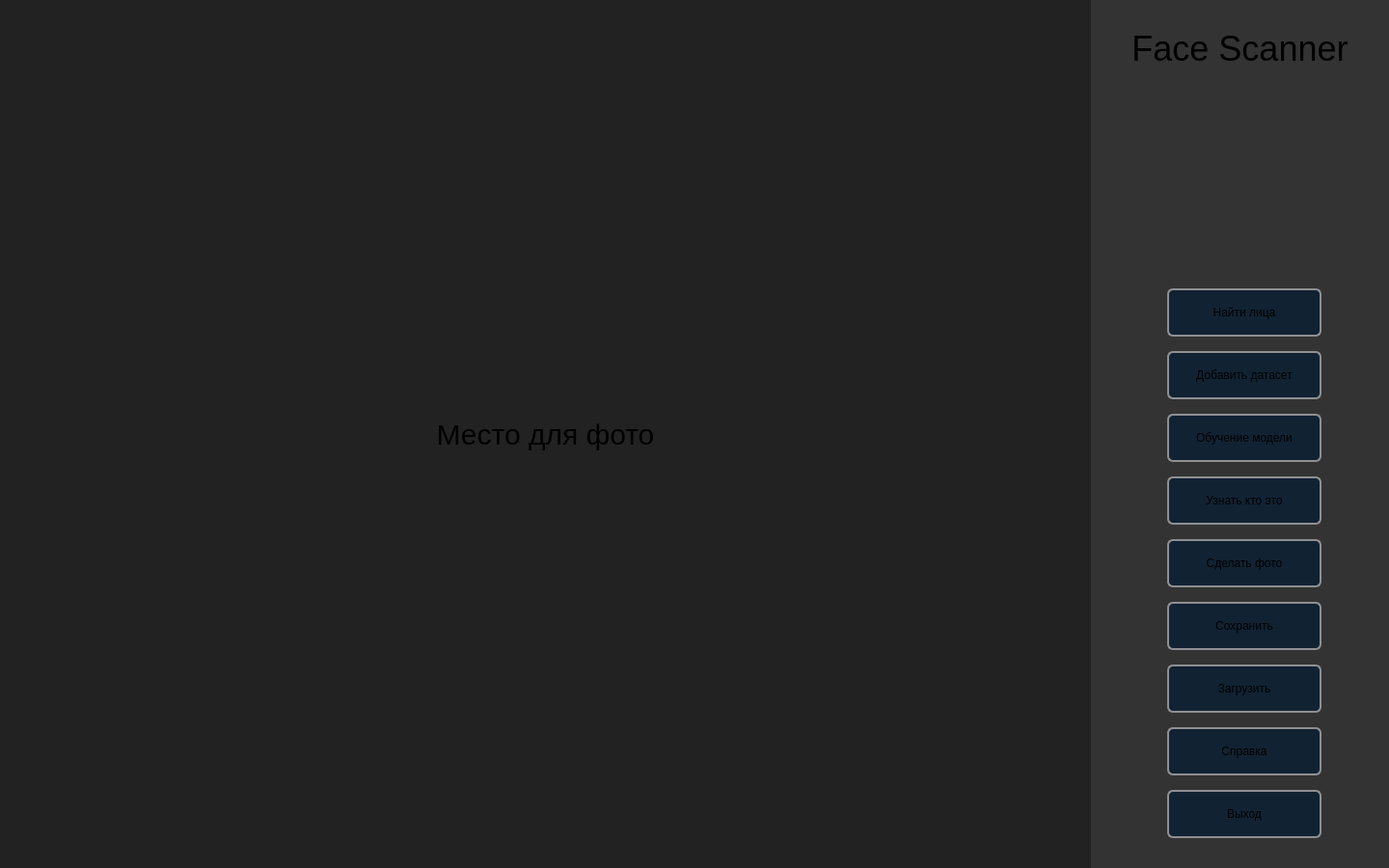
<?xml version="1.0" encoding="UTF-8"?>
<ui version="4.0">
 <class>MainWindow</class>
 <widget class="QMainWindow" name="MainWindow">
  <property name="geometry">
   <rect>
    <x>0</x>
    <y>0</y>
    <width>1440</width>
    <height>900</height>
   </rect>
  </property>
  <property name="windowTitle">
   <string>MainWindow</string>
  </property>
  <property name="autoFillBackground">
   <bool>false</bool>
  </property>
  <property name="styleSheet">
   <string notr="true">QPushButton {
     border: 2px solid #8f8f91;
     border-radius: 6px;
     background-color: #112233;
 }

QPushButton:hover {
    background-color: #334455
}

 QPushButton:pressed {
	 background-color: #332211;
 }

QLabel {
	background-color: #222222;
}

QMainWindow {
	background-color: #333333
}
</string>
  </property>
  <widget class="QWidget" name="centralwidget">
   <widget class="QLabel" name="display_image">
    <property name="geometry">
     <rect>
      <x>0</x>
      <y>0</y>
      <width>1131</width>
      <height>901</height>
     </rect>
    </property>
    <property name="styleSheet">
     <string notr="true">QLabel {
	font-size: 30px;
}</string>
    </property>
    <property name="text">
     <string>Место для фото</string>
    </property>
    <property name="alignment">
     <set>Qt::AlignCenter</set>
    </property>
   </widget>
   <widget class="QWidget" name="verticalLayoutWidget">
    <property name="geometry">
     <rect>
      <x>1210</x>
      <y>290</y>
      <width>160</width>
      <height>591</height>
     </rect>
    </property>
    <layout class="QVBoxLayout" name="verticalLayout">
     <item>
      <widget class="QPushButton" name="getAllFaces">
       <property name="minimumSize">
        <size>
         <width>0</width>
         <height>50</height>
        </size>
       </property>
       <property name="text">
        <string>Найти лица</string>
       </property>
      </widget>
     </item>
     <item>
      <widget class="QPushButton" name="addDataset">
       <property name="minimumSize">
        <size>
         <width>0</width>
         <height>50</height>
        </size>
       </property>
       <property name="text">
        <string>Добавить датасет</string>
       </property>
      </widget>
     </item>
     <item>
      <widget class="QPushButton" name="train">
       <property name="minimumSize">
        <size>
         <width>0</width>
         <height>50</height>
        </size>
       </property>
       <property name="text">
        <string>Обучение модели</string>
       </property>
      </widget>
     </item>
     <item>
      <widget class="QPushButton" name="recognize">
       <property name="minimumSize">
        <size>
         <width>0</width>
         <height>50</height>
        </size>
       </property>
       <property name="text">
        <string>Узнать кто это</string>
       </property>
      </widget>
     </item>
     <item>
      <widget class="QPushButton" name="makePhoto">
       <property name="minimumSize">
        <size>
         <width>0</width>
         <height>50</height>
        </size>
       </property>
       <property name="text">
        <string>Сделать фото</string>
       </property>
      </widget>
     </item>
     <item>
      <widget class="QPushButton" name="exportButton">
       <property name="minimumSize">
        <size>
         <width>0</width>
         <height>50</height>
        </size>
       </property>
       <property name="text">
        <string>Сохранить</string>
       </property>
      </widget>
     </item>
     <item>
      <widget class="QPushButton" name="loadButton">
       <property name="minimumSize">
        <size>
         <width>0</width>
         <height>50</height>
        </size>
       </property>
       <property name="text">
        <string>Загрузить</string>
       </property>
      </widget>
     </item>
     <item>
      <widget class="QPushButton" name="instructionButton">
       <property name="minimumSize">
        <size>
         <width>0</width>
         <height>50</height>
        </size>
       </property>
       <property name="text">
        <string>Справка</string>
       </property>
      </widget>
     </item>
     <item>
      <widget class="QPushButton" name="exitButton">
       <property name="minimumSize">
        <size>
         <width>0</width>
         <height>50</height>
        </size>
       </property>
       <property name="text">
        <string>Выход</string>
       </property>
      </widget>
     </item>
    </layout>
   </widget>
   <widget class="QLabel" name="ProgramName">
    <property name="geometry">
     <rect>
      <x>1170</x>
      <y>0</y>
      <width>231</width>
      <height>101</height>
     </rect>
    </property>
    <property name="styleSheet">
     <string notr="true">QLabel {
	background-color: #333333;
	font-size: 36px;
}</string>
    </property>
    <property name="text">
     <string>Face Scanner</string>
    </property>
    <property name="alignment">
     <set>Qt::AlignCenter</set>
    </property>
   </widget>
  </widget>
 </widget>
 <resources/>
 <connections/>
</ui>
